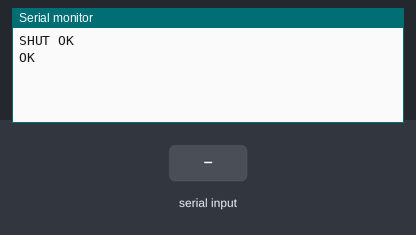
Simulated run of this sketch. Board: Arduino Uno, built with avr-gcc and run on an emulated ATmega328P. On the bench: the last lines printed to the serial monitor. The test bench sets the inputs (shaded band). Random numbers use the default seed unless the sketch sets one; the modem accepts every AT command (registered, SIM ready, sends succeed) and sends nothing else.

Above: at 2.8 s.
2.9 s: "1" received over the second serial link
At 3.4 s:
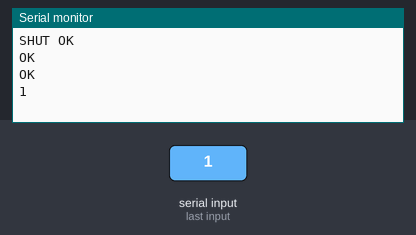
4.5 s: "0" received over the second serial link
At 5.9 s:
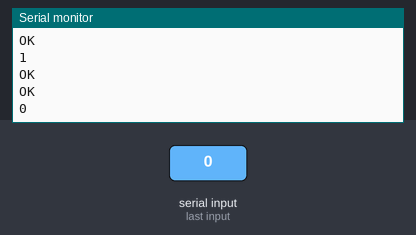
7.6 s: "2" received over the second serial link
At 8.9 s:
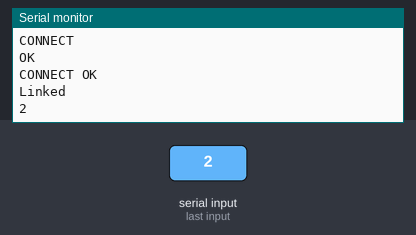
Timing chart, 0 to 10.6 s (numbered marks = the images above; inputs shaded):
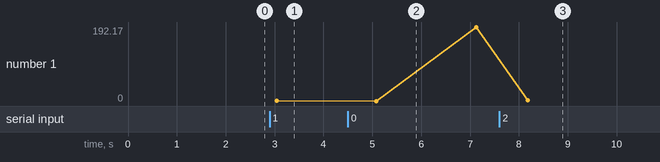

Measured:
- after the input at 2.9 s, the serial monitor: prints a new line after 0.14 s (image 1)
- after the input at 4.5 s, the serial monitor: prints a new line after 0.58 s (image 2)
- after the input at 7.6 s, the serial monitor: prints a new line after 0.58 s (image 3)
- plotted number 1: 192.17 → 2 after the input at 7.6 s

The sketch:

Thingspeak_string_test2.ino
```cpp
#include <SoftwareSerial.h>
 const long oneSecond=1000;//a second is thousand millisecond.
 const long oneMinute=oneSecond*60;
 //const long oneHour=oneMinute*60;
  //const long oneDay=oneHour*24;
//unsigned long counter;
SoftwareSerial mySerial(3,4);

void setup()
{
  mySerial.begin(9600);
  Serial.begin(9600);
}

 void loop()
{
    Send2thingspeak();
    if (mySerial.available())
    Serial.write(mySerial.read());
}

//int iter=6;

void Send2thingspeak()
{
   float get_temperature=random(0,100);
   float get_humidity=random(0,100);
   float Solar_volatge=random(0,100);
   float Solar_current=random(0,100);
   float Battery_volatge=random(0,100);
   float Battery_current=random(0,100);
   String string1=String("GET /update?key=PB8X7EAPVPF3URWL&field1="+String(get_temperature));
   String string2=String("&field2="+String(get_humidity)+"&field3="+String(Solar_volatge)+"&field4="+String(Solar_current)+"&field5="+String(Battery_volatge)+"&field6="+String(Battery_current));
   String string3=String(string1+string2);
   int value=2+string3.length();
   mySerial.println("AT+CIPSHUT");//close the GPRS connection
   delay(1000);
   ShowSerialData();
  // mySerial.println("AT+CIPCLOSE");//close the TCP connection
  // delay(1000);
  // ShowSerialData();
   mySerial.println("AT");
   delay(1000);
   ShowSerialData();
   mySerial.println("AT+CGATT=1");
   delay(1000);
   ShowSerialData();
   mySerial.println("AT+CIPMUX?");
   delay(1000);
   ShowSerialData();
   mySerial.println("AT+CSTT=\"internet\",\"\",\"\"");    //AT+CSTT="internet","",""  {where internet is APN setting}
   delay(1000);
   ShowSerialData();
   mySerial.println("AT+CIICR");//bring up wireless connection
   delay(1000);
   ShowSerialData();
   mySerial.println("AT+CIFSR");//get local IP adress
   delay(1000);
   ShowSerialData();
   mySerial.println("AT+CIPSTART=\"TCP\",\"184.106.153.149\",\"80\""); //start up the connection,where 184.106.153.149 is IP address of ThingSpeak & port no 80
   delay(1000);
   ShowSerialData();
  // Let's begin to send data to remote server
   mySerial.print("AT+CIPSEND=");//44 is used to send 2 digit values,45 is used to send 3 digit values,43 is used to send single digit values
   mySerial.println(value);
   delay(1500);
   ShowSerialData();
   mySerial.println(string3);
   delay(1000);
   ShowSerialData();
   mySerial.println("AT+CIPCLOSE");//close the connection
   delay(1000);
   ShowSerialData();
  // delay(1000);
   mySerial.println("AT+CIPSHUT");//close the connection
   delay(200);
   ShowSerialData();
   delay(15*oneSecond);
}

//#define CHANGE_LOOP  1
void ShowSerialData()
{


    // In case if data is available
    while (mySerial.available()!=0)
      Serial.write(mySerial.read());
}
```
